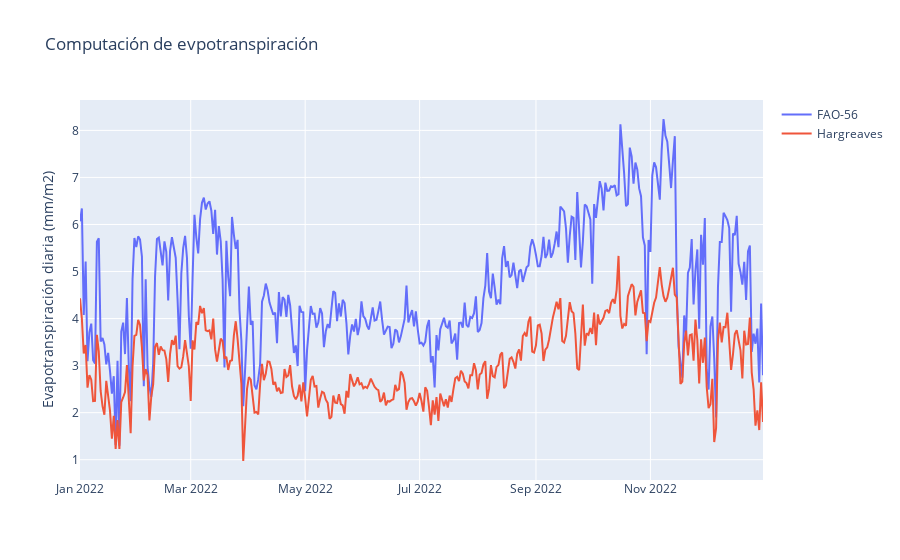

Notebook code cell kept with this figure:
### Code cell
#calculate evapotranspiration with two methods
df_pet = av.calc_evapo(df_d,lat= latitude, alt=altitude, method1="FAO-56",method2="Hargreaves")

### Figure 1 — Plotly figure (JSON) as saved in the notebook; plotly's stock layout.template omitted (floating-point values rounded to 4 significant figures; data arrays with more than 128 entries replaced by an {"elided": "..."} marker saying what was removed)
{"data": [{"mode": "lines", "name": "FAO-56", "type": "scatter", "x": {"elided": "365 str values"}, "y": {"elided": "365 float values"}}, {"mode": "lines", "name": "Hargreaves", "type": "scatter", "x": {"elided": "365 str values"}, "y": {"elided": "365 float values"}}], "layout": {"title": {"text": "Computación de evpotranspiración"}, "yaxis": {"title": {"text": "Evapotranspiración diaria (mm/m2)"}}}}
